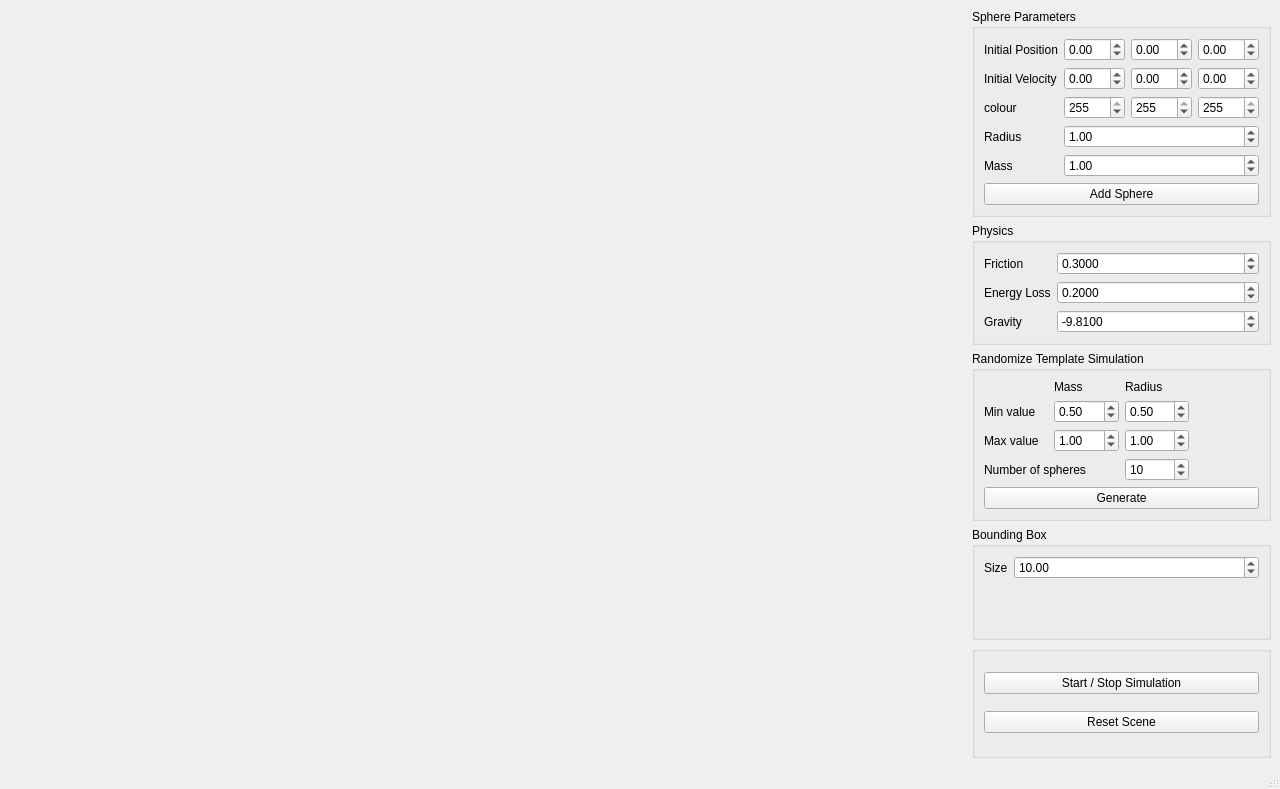
<?xml version="1.0" encoding="UTF-8"?>
<ui version="4.0">
 <class>MainWindow</class>
 <widget class="QMainWindow" name="MainWindow">
  <property name="geometry">
   <rect>
    <x>0</x>
    <y>0</y>
    <width>1280</width>
    <height>789</height>
   </rect>
  </property>
  <property name="windowTitle">
   <string>MainWindow</string>
  </property>
  <widget class="QWidget" name="m_centralWidget">
   <layout class="QGridLayout" name="s_mainWindowGridLayout">
    <item row="0" column="2">
     <spacer name="horizontalSpacer_2">
      <property name="orientation">
       <enum>Qt::Horizontal</enum>
      </property>
      <property name="sizeHint" stdset="0">
       <size>
        <width>40</width>
        <height>20</height>
       </size>
      </property>
     </spacer>
    </item>
    <item row="0" column="0">
     <spacer name="horizontalSpacer">
      <property name="orientation">
       <enum>Qt::Horizontal</enum>
      </property>
      <property name="sizeHint" stdset="0">
       <size>
        <width>40</width>
        <height>20</height>
       </size>
      </property>
     </spacer>
    </item>
    <item row="3" column="3">
     <widget class="QGroupBox" name="groupBox_5">
      <property name="title">
       <string>Bounding Box</string>
      </property>
      <layout class="QFormLayout" name="formLayout">
       <item row="0" column="0">
        <widget class="QLabel" name="label_7">
         <property name="text">
          <string>Size</string>
         </property>
        </widget>
       </item>
       <item row="0" column="1">
        <widget class="QDoubleSpinBox" name="bboxSize">
         <property name="minimum">
          <double>1.000000000000000</double>
         </property>
         <property name="maximum">
          <double>20.000000000000000</double>
         </property>
         <property name="value">
          <double>10.000000000000000</double>
         </property>
        </widget>
       </item>
      </layout>
     </widget>
    </item>
    <item row="1" column="3">
     <widget class="QGroupBox" name="groupBox">
      <property name="title">
       <string>Physics</string>
      </property>
      <layout class="QFormLayout" name="formLayout_2">
       <item row="0" column="0">
        <widget class="QLabel" name="label_5">
         <property name="text">
          <string>Friction</string>
         </property>
        </widget>
       </item>
       <item row="0" column="1">
        <widget class="QDoubleSpinBox" name="frictionValue">
         <property name="decimals">
          <number>4</number>
         </property>
         <property name="maximum">
          <double>3.000000000000000</double>
         </property>
         <property name="singleStep">
          <double>0.100000000000000</double>
         </property>
         <property name="value">
          <double>0.300000000000000</double>
         </property>
        </widget>
       </item>
       <item row="1" column="0">
        <widget class="QLabel" name="label_6">
         <property name="text">
          <string>Energy Loss</string>
         </property>
        </widget>
       </item>
       <item row="1" column="1">
        <widget class="QDoubleSpinBox" name="energyLossValue">
         <property name="decimals">
          <number>4</number>
         </property>
         <property name="minimum">
          <double>0.000000000000000</double>
         </property>
         <property name="maximum">
          <double>1.000000000000000</double>
         </property>
         <property name="singleStep">
          <double>0.100000000000000</double>
         </property>
         <property name="value">
          <double>0.200000000000000</double>
         </property>
        </widget>
       </item>
       <item row="2" column="0">
        <widget class="QLabel" name="gravity">
         <property name="text">
          <string>Gravity</string>
         </property>
        </widget>
       </item>
       <item row="2" column="1">
        <widget class="QDoubleSpinBox" name="gravityValue">
         <property name="decimals">
          <number>4</number>
         </property>
         <property name="minimum">
          <double>-25.000000000000000</double>
         </property>
         <property name="maximum">
          <double>25.000000000000000</double>
         </property>
         <property name="singleStep">
          <double>1.000000000000000</double>
         </property>
         <property name="value">
          <double>-9.810000000000000</double>
         </property>
        </widget>
       </item>
      </layout>
     </widget>
    </item>
    <item row="0" column="3">
     <widget class="QGroupBox" name="groupBox_2">
      <property name="title">
       <string>Sphere Parameters</string>
      </property>
      <layout class="QGridLayout" name="gridLayout">
       <item row="2" column="2">
        <widget class="QDoubleSpinBox" name="velY">
         <property name="minimum">
          <double>-5.000000000000000</double>
         </property>
         <property name="maximum">
          <double>5.000000000000000</double>
         </property>
         <property name="singleStep">
          <double>0.500000000000000</double>
         </property>
        </widget>
       </item>
       <item row="4" column="0">
        <widget class="QLabel" name="label">
         <property name="text">
          <string>Radius</string>
         </property>
        </widget>
       </item>
       <item row="1" column="1">
        <widget class="QDoubleSpinBox" name="posX">
         <property name="minimum">
          <double>-10.000000000000000</double>
         </property>
         <property name="maximum">
          <double>10.000000000000000</double>
         </property>
         <property name="singleStep">
          <double>0.500000000000000</double>
         </property>
         <property name="value">
          <double>0.000000000000000</double>
         </property>
        </widget>
       </item>
       <item row="2" column="1">
        <widget class="QDoubleSpinBox" name="velX">
         <property name="minimum">
          <double>-5.000000000000000</double>
         </property>
         <property name="maximum">
          <double>5.000000000000000</double>
         </property>
         <property name="singleStep">
          <double>0.500000000000000</double>
         </property>
        </widget>
       </item>
       <item row="1" column="3">
        <widget class="QDoubleSpinBox" name="posZ">
         <property name="minimum">
          <double>-10.000000000000000</double>
         </property>
         <property name="maximum">
          <double>10.000000000000000</double>
         </property>
         <property name="singleStep">
          <double>0.500000000000000</double>
         </property>
        </widget>
       </item>
       <item row="1" column="0">
        <widget class="QLabel" name="label_3">
         <property name="text">
          <string>Initial Position</string>
         </property>
        </widget>
       </item>
       <item row="6" column="0">
        <widget class="QLabel" name="label_2">
         <property name="text">
          <string>Mass</string>
         </property>
        </widget>
       </item>
       <item row="6" column="1" colspan="3">
        <widget class="QDoubleSpinBox" name="Mass">
         <property name="maximum">
          <double>5.000000000000000</double>
         </property>
         <property name="singleStep">
          <double>0.300000000000000</double>
         </property>
         <property name="value">
          <double>1.000000000000000</double>
         </property>
        </widget>
       </item>
       <item row="1" column="2">
        <widget class="QDoubleSpinBox" name="posY">
         <property name="minimum">
          <double>-10.000000000000000</double>
         </property>
         <property name="maximum">
          <double>10.000000000000000</double>
         </property>
         <property name="singleStep">
          <double>0.500000000000000</double>
         </property>
        </widget>
       </item>
       <item row="4" column="1" colspan="3">
        <widget class="QDoubleSpinBox" name="Radius">
         <property name="maximum">
          <double>5.000000000000000</double>
         </property>
         <property name="singleStep">
          <double>0.300000000000000</double>
         </property>
         <property name="value">
          <double>1.000000000000000</double>
         </property>
        </widget>
       </item>
       <item row="2" column="0">
        <widget class="QLabel" name="label_4">
         <property name="text">
          <string>Initial Velocity</string>
         </property>
        </widget>
       </item>
       <item row="7" column="0" colspan="4">
        <widget class="QPushButton" name="addSphere">
         <property name="text">
          <string>Add Sphere</string>
         </property>
         <property name="checkable">
          <bool>false</bool>
         </property>
        </widget>
       </item>
       <item row="2" column="3">
        <widget class="QDoubleSpinBox" name="velZ">
         <property name="minimum">
          <double>-5.000000000000000</double>
         </property>
         <property name="maximum">
          <double>5.000000000000000</double>
         </property>
         <property name="singleStep">
          <double>0.500000000000000</double>
         </property>
        </widget>
       </item>
       <item row="3" column="0">
        <widget class="QLabel" name="label_10">
         <property name="text">
          <string>colour</string>
         </property>
        </widget>
       </item>
       <item row="3" column="1">
        <widget class="QSpinBox" name="r">
         <property name="maximum">
          <number>255</number>
         </property>
         <property name="value">
          <number>255</number>
         </property>
        </widget>
       </item>
       <item row="3" column="2">
        <widget class="QSpinBox" name="g">
         <property name="maximum">
          <number>255</number>
         </property>
         <property name="value">
          <number>255</number>
         </property>
        </widget>
       </item>
       <item row="3" column="3">
        <widget class="QSpinBox" name="b">
         <property name="maximum">
          <number>255</number>
         </property>
         <property name="value">
          <number>255</number>
         </property>
        </widget>
       </item>
      </layout>
     </widget>
    </item>
    <item row="4" column="3">
     <widget class="QGroupBox" name="groupBox_4">
      <property name="title">
       <string/>
      </property>
      <layout class="QVBoxLayout" name="verticalLayout_2">
       <item>
        <widget class="QPushButton" name="simControls">
         <property name="text">
          <string>Start / Stop Simulation</string>
         </property>
         <property name="checkable">
          <bool>true</bool>
         </property>
        </widget>
       </item>
       <item>
        <widget class="QPushButton" name="reset">
         <property name="text">
          <string>Reset Scene</string>
         </property>
        </widget>
       </item>
      </layout>
     </widget>
    </item>
    <item row="0" column="1">
     <spacer name="horizontalSpacer_3">
      <property name="orientation">
       <enum>Qt::Horizontal</enum>
      </property>
      <property name="sizeHint" stdset="0">
       <size>
        <width>40</width>
        <height>20</height>
       </size>
      </property>
     </spacer>
    </item>
    <item row="2" column="3">
     <widget class="QGroupBox" name="groupBox_3">
      <property name="title">
       <string>Randomize Template Simulation</string>
      </property>
      <layout class="QGridLayout" name="gridLayout_2">
       <item row="0" column="1">
        <widget class="QLabel" name="label_9">
         <property name="text">
          <string>Mass</string>
         </property>
        </widget>
       </item>
       <item row="0" column="2">
        <widget class="QLabel" name="label_11">
         <property name="text">
          <string>Radius</string>
         </property>
        </widget>
       </item>
       <item row="2" column="2">
        <widget class="QDoubleSpinBox" name="maxRadius">
         <property name="maximum">
          <double>10.000000000000000</double>
         </property>
         <property name="singleStep">
          <double>0.300000000000000</double>
         </property>
         <property name="value">
          <double>1.000000000000000</double>
         </property>
        </widget>
       </item>
       <item row="4" column="0" colspan="4">
        <widget class="QPushButton" name="randomise">
         <property name="text">
          <string>Generate</string>
         </property>
        </widget>
       </item>
       <item row="1" column="2">
        <widget class="QDoubleSpinBox" name="minRadius">
         <property name="maximum">
          <double>10.000000000000000</double>
         </property>
         <property name="singleStep">
          <double>0.300000000000000</double>
         </property>
         <property name="value">
          <double>0.500000000000000</double>
         </property>
        </widget>
       </item>
       <item row="3" column="0" colspan="2">
        <widget class="QLabel" name="label_8">
         <property name="text">
          <string>Number of spheres </string>
         </property>
        </widget>
       </item>
       <item row="2" column="0">
        <widget class="QLabel" name="label_14">
         <property name="text">
          <string>Max value</string>
         </property>
        </widget>
       </item>
       <item row="1" column="0">
        <widget class="QLabel" name="label_12">
         <property name="text">
          <string>Min value</string>
         </property>
        </widget>
       </item>
       <item row="1" column="1">
        <widget class="QDoubleSpinBox" name="minMass">
         <property name="maximum">
          <double>10.000000000000000</double>
         </property>
         <property name="singleStep">
          <double>0.300000000000000</double>
         </property>
         <property name="value">
          <double>0.500000000000000</double>
         </property>
        </widget>
       </item>
       <item row="2" column="1">
        <widget class="QDoubleSpinBox" name="maxMass">
         <property name="maximum">
          <double>10.000000000000000</double>
         </property>
         <property name="singleStep">
          <double>0.300000000000000</double>
         </property>
         <property name="value">
          <double>1.000000000000000</double>
         </property>
        </widget>
       </item>
       <item row="3" column="2">
        <widget class="QSpinBox" name="numSpheres">
         <property name="maximum">
          <number>1000</number>
         </property>
         <property name="singleStep">
          <number>10</number>
         </property>
         <property name="value">
          <number>10</number>
         </property>
        </widget>
       </item>
      </layout>
     </widget>
    </item>
   </layout>
  </widget>
  <widget class="QMenuBar" name="menubar">
   <property name="geometry">
    <rect>
     <x>0</x>
     <y>0</y>
     <width>1280</width>
     <height>26</height>
    </rect>
   </property>
  </widget>
  <widget class="QStatusBar" name="statusbar"/>
 </widget>
 <resources/>
 <connections/>
</ui>
